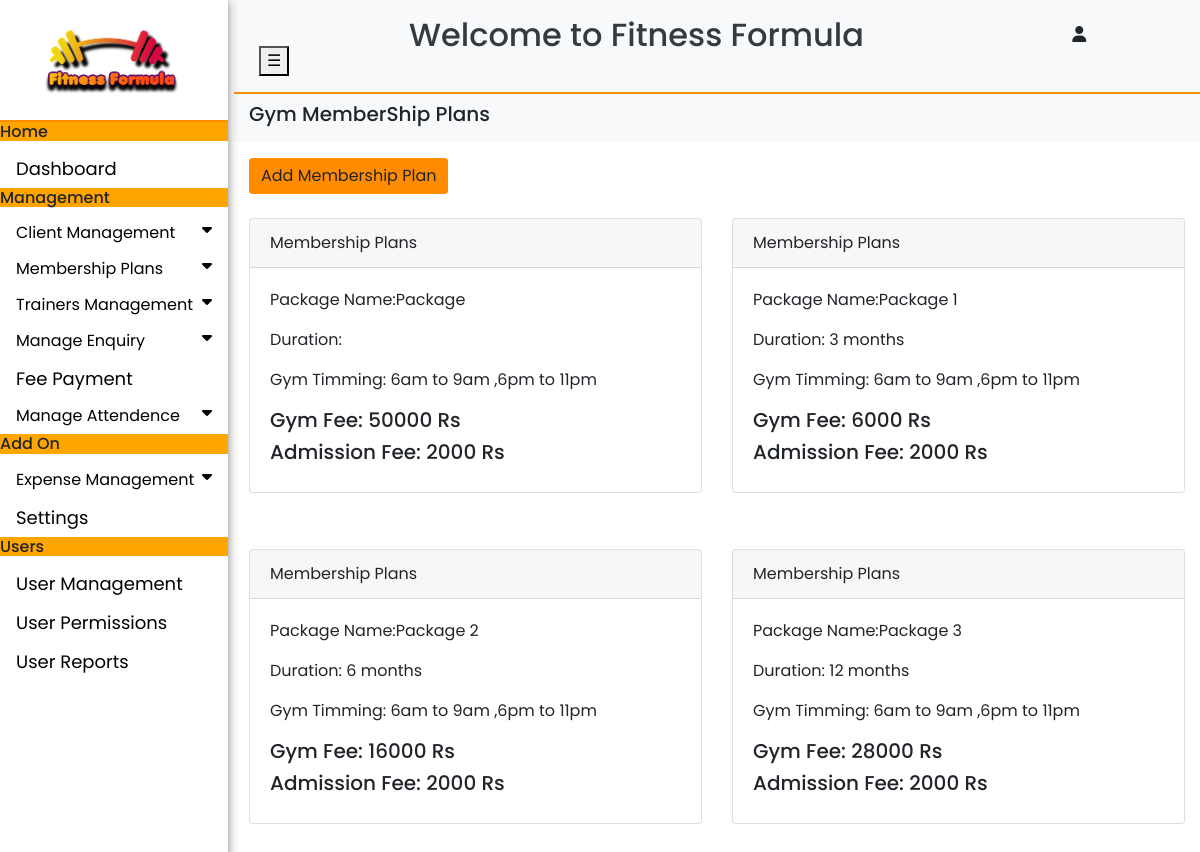
Page /View_Member.php on the committed database.
### tables this page shows
CREATE TABLE `packages` (
  `Package_id` int(9) NOT NULL,
  `Package_name` varchar(255) NOT NULL,
  `Package_Fee` int(9) NOT NULL,
  `Package_end` date NOT NULL,
  `Package_start` date NOT NULL DEFAULT current_timestamp(),
  `Package_duration` varchar(255) NOT NULL,
  PRIMARY KEY (`Package_id`)
);

### View_Member.php (the view, shortened to what this page needs)
<!DOCTYPE html>
<html>
<head>
	<link rel="stylesheet" type="text/css" href="assets/css/bootstrap.css">
	<link rel="stylesheet" type="text/css" href="assets/style.css">
</head>
<body>
	<div class="container-fluid">
	<div class="sidenav" id="mysidebar">
	<a href="#" style="border-bottom: 2px solid darkorange;"><img src="Logo.png" style="height: 6em; width: 10em ;"></a>
  	<h6 style="background: orange;">Home</h6>
  	<a href="loged.php">Dashboard</a>
  	<h6 style="background: orange;">Management</h6>
  	<button class="dropdown-btn">Client Management
    <i class="fa fa-caret-down"></i>
  	</button>
  	<button class="dropdown-btn">Membership Plans
    <i class="fa fa-caret-down"></i>
  	</button>
    <button class="dropdown-btn">Trainers Management
    <i class="fa fa-caret-down"></i>
    </button>
  	<button class="dropdown-btn">Manage Enquiry
    <i class="fa fa-caret-down"></i>
  	</button>
    <a href="Payment.php">Fee Payment</a>
  	<button class="dropdown-btn">Manage Attendence
    <i class="fa fa-caret-down"></i>
  	</button>
  	<h6 style="background: orange;">Add On</h6>
  	<button class="dropdown-btn">Expense Management
    <i class="fa fa-caret-down"></i>
  	</button>
  	<a href="Settings.php">Settings</a>
  	<h6 style="background: orange;">Users</h6>
  	<a href="Add_User.php">User Management</a>
  	<a href="Permissions.php">User Permissions</a>
  	<a href="Reports.php">User Reports</a>
	</div>
<div class="main" id="main">
  <div class="row py-3 bg-light text-dark text-center" style="border-bottom: 2px solid darkorange">
  <div class="col-sm-1">
     <button id="closebtn" onclick="closeNav();">&#9776;</button>
  </div>
  <div class="col-sm-8">
    <h2>Welcome to Fitness Formula</h2>
  </div>
  <div class="col-sm-3">
  <div class="dropdown">
  <button type="button" class="btn btn-light" data-toggle="dropdown">
    <i class="fas fa-user"></i>
  </button>
</div>
  </div>
</div>
<div class="row bg-light py-2">
  <div class="col-sm-12">
      <h5>Gym MemberShip Plans</h5>
  </div>
</div>
<?php
$connection = new mysqli('localhost','root','','clients');
$selectQuery=$connection->query("SELECT * FROM `Packages`");
?>
<div class="row">
  <div class="col-sm-12 text-center"><a href="Add_Member.php"><button class="btn btn-warning my-3 float-left">Add Membership Plan</button></a>
</div>
</div>
<div class="row">
<?php
    while($data = $selectQuery->fetch_assoc()):
    ?>
        <div class="col-sm-6">
        <div class="card mt-2 mb-5">
        <div class="card-header">Membership Plans</div>
    <div class="card-body">
      <p>Package Name:<?=$data['Package_name']?></p>
      <p>Duration: <?=$data['Package_duration']?></p>
      <p>Gym Timming: 6am to 9am ,6pm to 11pm</p>
      <h5>Gym Fee: <?=$data['Package_Fee']?> Rs</h5>
      <h5>Admission Fee: 2000 Rs</h5>
    </div>
        </div>
      </div>
<?php
    endwhile;
        ?>
   </div>
</div>
</body>
</html>

### assets/style.css (style rules this page uses)
body { font-family: 'Poppins'; height: auto; }
.btn-warning { background-color: darkorange; border: none; }
.sidenav { height: 100%; width: 19%; position: fixed; z-index: 1; top: 0; left: 0; background-color: white; overflow-x: hidden; overflow-y:hidden; box-shadow: 0px 0px 10px gray; transition: 1s ease; }
.sidenav a { padding: 6px 8px 6px 16px; text-decoration: none; font-size: 18px; color: black; display: block; }
.main { width: 80%; height: all; margin-left: 20%; padding: 0px; }
.dropdown-btn { padding: 6px 8px 6px 16px; text-decoration: none; display: block; border: none; background: none; width:100%; text-align: left; cursor: pointer; outline: none; }
.fa-caret-down { float: right; padding-right: 8px; }

### View_Member.php (style rules this page uses)
.sidenav { height: 100%; width: 19%; position: fixed; z-index: 1; top: 0; left: 0; background-color: white; overflow-x: hidden; overflow-y:hidden; box-shadow: 0px 0px 10px gray; transition: 1s ease; }
.sidenav a { padding: 6px 8px 6px 16px; text-decoration: none; font-size: 18px; color: black; display: block; }
.main { width: 80%; height: all; margin-left: 20%; padding: 0px; }
.dropdown-btn { padding: 6px 8px 6px 16px; text-decoration: none; display: block; border: none; background: none; width:100%; text-align: left; cursor: pointer; outline: none; }
.fa-caret-down { float: right; padding-right: 8px; }

### rows in the picture
packages: Package_name "Package", Package_Fee "50000"
packages: Package_name "Package 1", Package_duration "3 months", Package_Fee "6000"
packages: Package_name "Package 2", Package_duration "6 months", Package_Fee "16000"
packages: Package_name "Package 3", Package_duration "12 months", Package_Fee "28000"
